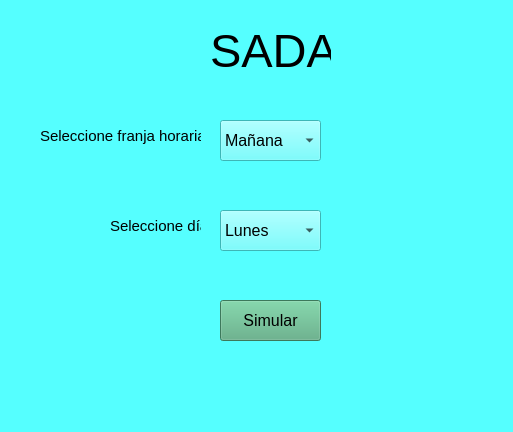
<?xml version="1.0" encoding="UTF-8"?>
<ui version="4.0">
 <class>MainWindow</class>
 <widget class="QMainWindow" name="MainWindow">
  <property name="geometry">
   <rect>
    <x>0</x>
    <y>0</y>
    <width>513</width>
    <height>432</height>
   </rect>
  </property>
  <property name="windowTitle">
   <string>MainWindow</string>
  </property>
  <property name="styleSheet">
   <string notr="true">background-color: rgb(85, 255, 255);</string>
  </property>
  <widget class="QWidget" name="centralwidget">
   <widget class="QPushButton" name="boton_simular">
    <property name="geometry">
     <rect>
      <x>220</x>
      <y>300</y>
      <width>101</width>
      <height>41</height>
     </rect>
    </property>
    <property name="font">
     <font>
      <pointsize>12</pointsize>
     </font>
    </property>
    <property name="styleSheet">
     <string notr="true">background-color: rgb(85, 170, 127);</string>
    </property>
    <property name="text">
     <string>Simular</string>
    </property>
   </widget>
   <widget class="QComboBox" name="franjaHoraria">
    <property name="geometry">
     <rect>
      <x>220</x>
      <y>120</y>
      <width>101</width>
      <height>41</height>
     </rect>
    </property>
    <property name="font">
     <font>
      <pointsize>12</pointsize>
     </font>
    </property>
    <property name="currentText">
     <string>Mañana</string>
    </property>
    <item>
     <property name="text">
      <string>Mañana</string>
     </property>
    </item>
    <item>
     <property name="text">
      <string>Tarde</string>
     </property>
    </item>
    <item>
     <property name="text">
      <string>Noche</string>
     </property>
    </item>
   </widget>
   <widget class="QComboBox" name="dia">
    <property name="geometry">
     <rect>
      <x>220</x>
      <y>210</y>
      <width>101</width>
      <height>41</height>
     </rect>
    </property>
    <property name="font">
     <font>
      <pointsize>12</pointsize>
     </font>
    </property>
    <item>
     <property name="text">
      <string>Lunes</string>
     </property>
    </item>
    <item>
     <property name="text">
      <string>Martes</string>
     </property>
    </item>
    <item>
     <property name="text">
      <string>Miercoles</string>
     </property>
    </item>
    <item>
     <property name="text">
      <string>Jueves</string>
     </property>
    </item>
    <item>
     <property name="text">
      <string>Viernes</string>
     </property>
    </item>
   </widget>
   <widget class="QLabel" name="label">
    <property name="geometry">
     <rect>
      <x>40</x>
      <y>120</y>
      <width>161</width>
      <height>31</height>
     </rect>
    </property>
    <property name="font">
     <font>
      <pointsize>11</pointsize>
     </font>
    </property>
    <property name="text">
     <string>Seleccione franja horaria</string>
    </property>
   </widget>
   <widget class="QLabel" name="label_2">
    <property name="geometry">
     <rect>
      <x>110</x>
      <y>210</y>
      <width>91</width>
      <height>31</height>
     </rect>
    </property>
    <property name="font">
     <font>
      <pointsize>11</pointsize>
     </font>
    </property>
    <property name="text">
     <string>Seleccione día</string>
    </property>
   </widget>
   <widget class="QLabel" name="label_3">
    <property name="geometry">
     <rect>
      <x>210</x>
      <y>20</y>
      <width>121</width>
      <height>61</height>
     </rect>
    </property>
    <property name="font">
     <font>
      <pointsize>35</pointsize>
     </font>
    </property>
    <property name="text">
     <string>SADA</string>
    </property>
   </widget>
  </widget>
  <widget class="QStatusBar" name="statusbar"/>
 </widget>
 <resources/>
 <connections/>
</ui>
